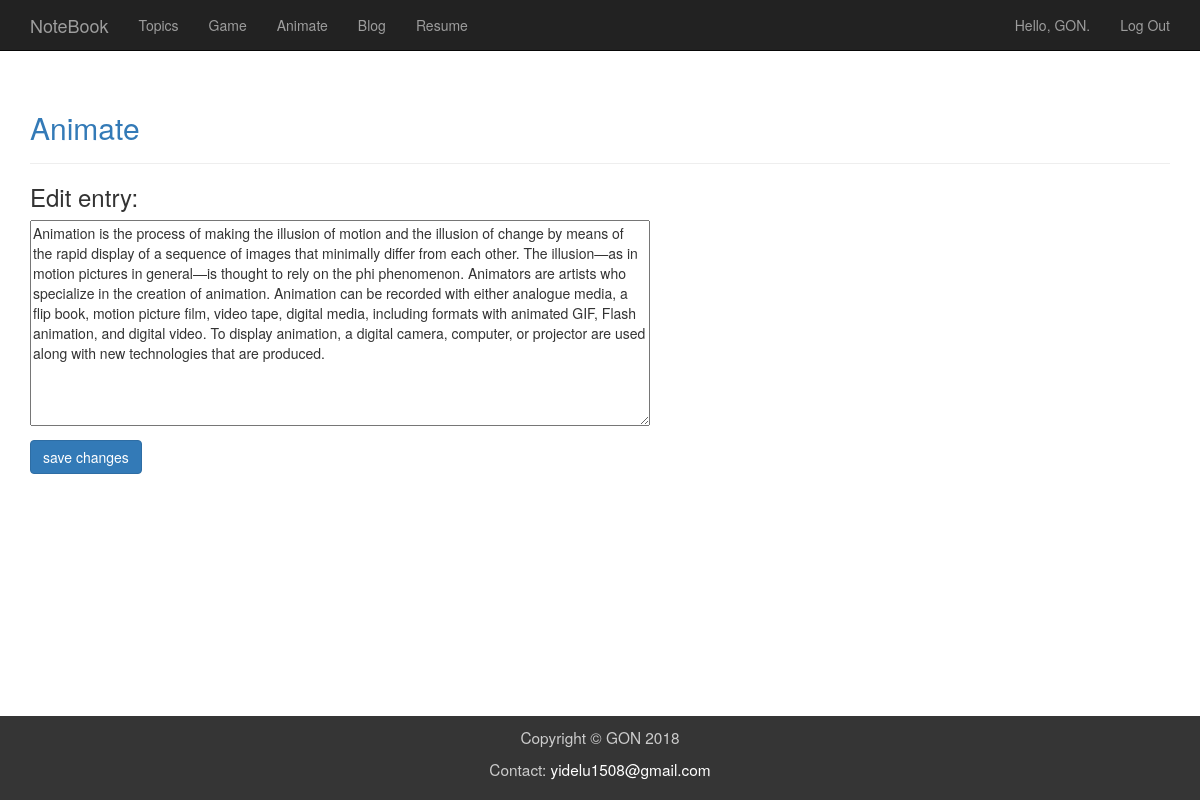
The page /edit_entry/2/ (signed in) on the database its author committed.
### learn/models.py (models this page shows, shortened)
class Topic(models.Model):
    text = models.CharField(max_length=200)
    date_added = models.DateTimeField(auto_now_add=True)
    owner = models.ForeignKey(User)
    def __str__(self):
        return self.text

class Entry(models.Model):
    topic = models.ForeignKey(Topic)
    text = RichTextUploadingField(null=True, blank=True)
    date_added = models.DateTimeField(auto_now_add=True)
    class Meta:
        verbose_name_plural = 'entries'

### learn/views.py (the view)
# urls.py: url(r'^edit_entry/(?P<entry_id>\d+)/$', learn_views.edit_entry, name='edit_entry'),
@login_required
def edit_entry(request, entry_id):
    entry = Entry.objects.get(id=entry_id)
    topic = entry.topic
    if topic.owner != request.user:
        raise Http404
    if request.method != 'POST':
        form = EntryForm(instance=entry)
    else:
        form = EntryForm(instance=entry, data=request.POST)
        if form.is_valid():
            form.save()
            return HttpResponseRedirect(reverse('topic', args=[topic.id]))
    context = {'entry': entry, 'topic': topic, 'form': form}
    return render(request, 'edit_entry.html', context)

### learn/forms.py
class EntryForm(forms.ModelForm):
    class Meta:
        model = Entry
        fields = ['text']
        labels = {'text': ''}
        widgets = {'text': forms.Textarea(attrs={'cols': 80})}

### learn/templates/edit_entry.html (shortened to what this page needs)
{% extends 'learn/base.html' %}
{% load bootstrap3 %}
{% block header %}
  <h2><a href="{% url 'topic' topic.id %}">{{ topic }}</a></h2>
{% endblock header %}
{% block content %}
  <h3>Edit entry:</h3>
  <form action="{% url 'edit_entry' entry.id %}" method="post">
    {{ form.as_p }}
    {% buttons %}
    <button name="submit" class="btn btn-primary">save changes</button>
    {% endbuttons %}
  </form>
{% endblock content %}

### learn/templates/learn/base.html (shortened to what this page needs)
{% load bootstrap3 %}
<!DOCTYPE html>
<html lang="en">
<head>
  {% bootstrap_css %}
  {% load static %}
  <link rel="stylesheet" href="{% static "css/jquery-ui.min.css" %}">
  <link rel="stylesheet" href="{% static "css/person.css" %}">
</head>
<body>
 <nav class="navbar navbar-inverse navbar-static-top">
   <div class="container">
      <div class="navbar-header">
        <a class="navbar-brand" href="{% url 'home' %}">NoteBook</a>
      </div>
      <div id="navbar" class="navbar-collapse collapse">
        <ul class="nav navbar-nav">
          <li><a href="{% url 'topics' %}">Topics</a></li>
          <li><a href="{% url 'game' %}">Game</a></li>
          <li><a href="{% url 'animate' %}">Animate</a></li>
          <li><a href="{% url 'blog' %}">Blog</a></li>
          <li><a href="{% url 'resume' %}">Resume</a></li>
        </ul>
        <ul class="nav navbar-nav navbar-right">
          {% if user.is_authenticated %}
            <li><a>Hello, {{ user.username }}.</a></li>
            <li><a href="{% url 'logout' %}">Log Out</a></li>
          {% else %}
            <li><a href="{% url 'register' %}">Register</a></li>
            <li><a href="{% url 'login' %}">Log In</a></li>
          {% endif %}
        </ul>
      </div>
    </div>
  </nav>
  <div class="main">
    <div class="container">
        <div class="page-header">
        {% block header %}{% endblock header %}
        </div>
        <div>
        {% block content %}{% endblock content %}
        </div>
    </div>
  </div>
  <footer>
    <div class="container">
        <p>Copyright © GON 2018 </p>
        <p>Contact: <a href="mailto:yidelu1508@gmail.com">yidelu1508@gmail.com</a></p>
    </div>
  </footer>
</body>
</html>

### learn/templates/learn/base.html (style rules this page uses)
body { display: flex; flex-flow: column; min-height: 100vh; }
.main { flex: 1; }
footer { margin-top: 15px; font-size: 1.1em; padding: 10px; background-color: #353535; color: rgb(204,204,204); text-align: center; }
footer a { color: white; }

### rows shown on the page
Topic: text "Animate"
Entry: text "Animation is the process of making the illusion of motion and the illusion of change by means of the rapid display of a sequence of images that minimally differ from each other. The illusion—as in motion pictures in general—is thought to rely on the phi phenomenon. Animators are artists who specialize in the creation of animation. Animation can be recorded with either analogue media, a flip book, motion picture film, video tape, digital media, including formats with animated GIF, Flash animation, and digital video. To display animation, a digital camera, computer, or projector are used along with new technologies that are produced."

### other values the page prints
{{ user.username }} "GON"
